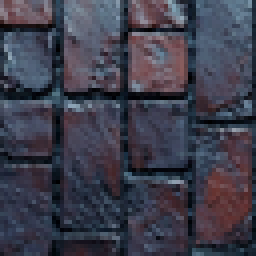
#> input picture Art/tilesets/urban_night/ground/brick_paving/brick_wet_a.png, 64 x 64 px (shown 4 times larger)
$ python prepare_centered_fog_review.py --source ../Art/tilesets/urban_night/ground/brick_paving/brick_wet_a.png --out-dir out
#> lines starting #> are read from the running program, lines starting #| are printed output that depends on the picture; after the words box and inside, x2 and y2 are one past the last pixel; in counts of white or black regions, pixels touching at a corner belong together
#> in main, source is the input picture: PIL image 64x64 RGB; mean R, G, B 62.4, 62.5, 76.6
#!/usr/bin/env python3

import argparse
import json
from pathlib import Path

from PIL import Image, ImageStat


def transparent_master(source):
    rgba = source.convert("RGBA")
    pixels = []
    for red, green, blue, original_alpha in rgba.getdata():
        excess = green - max(red, blue)
        alpha = original_alpha
        if green > 110 and excess > 35:
            alpha = round(original_alpha * max(0.0, 1.0 - (excess - 35) / 65.0))
            if alpha > 0:
                green = min(green, max(red, blue))
        pixels.append((red, green, blue, alpha) if alpha else (0, 0, 0, 0))
#> this loop made 4096 passes
#> (red, green, blue, excess) on passes 1 to 3: (120, 106, 119, -14), (104, 71, 75, -33), (107, 72, 76, -35)
#> after the loop, pixels = 4096 items, first 6: (120, 106, 119, 255), (104, 71, 75, 255), (107, 72, 76, 255), (128, 108, 116, 255), (134, 126, 134, 255), (134, 120, 130, 255)
    rgba.putdata(pixels)
    return rgba


def padded_image(image, size, padding):
#> called with size = 1024, padding = 64
    canvas = Image.new("RGBA", (size, size))
#> canvas: PIL image 1024x1024 RGBA; every value is 0
    inner = image.resize((size - 2 * padding, size - 2 * padding), Image.Resampling.LANCZOS)
    canvas.paste(inner, (padding, padding))
#> in padded_image (call 2), `canvas = Image.new("RGBA", (size, size))`: canvas: PIL image 64x64 RGBA; every value is 0
    return canvas


def repeat_tile(tile, count):
#> called with count = 4
    result = Image.new("RGBA", (tile.width * count, tile.height * count))
#> result: PIL image 256x256 RGBA; every value is 0
    for row in range(count):
        for column in range(count):
            result.paste(tile, (column * tile.width, row * tile.height))
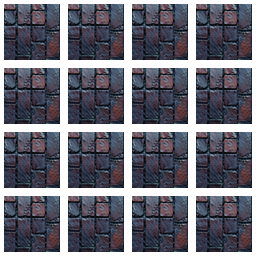
#> result: PIL image 256x256 RGBA; mean R, G, B, A 47.8, 47.9, 58.7, 195.2; transparent parts drawn white
    return result


def main():
    parser = argparse.ArgumentParser()
    parser.add_argument("--source", type=Path, required=True)
    parser.add_argument("--out-dir", type=Path, required=True)
    parser.add_argument("--suffix", default="09")
    args = parser.parse_args()
    args.out_dir.mkdir(parents=True, exist_ok=True)
    suffix = args.suffix
    source = Image.open(args.source)
    extracted = transparent_master(source)
    master = padded_image(extracted, 1024, 64)
    tile = padded_image(extracted, 64, 4)
    master.save(args.out_dir / f"fog_centered_alpha_master_{suffix}.png")
    tile.save(args.out_dir / f"fog_centered_64_{suffix}.png")
    repeated = repeat_tile(tile, 4)
    repeated.save(args.out_dir / f"fog_centered_grid_4x4_{suffix}.png")
    checker = Image.new("RGBA", (512, 512))
#> checker: PIL image 512x512 RGBA; every value is 0
    for row in range(512):
        for column in range(512):
            shade = 75 if (row // 32 + column // 32) % 2 else 130
            checker.putpixel((column, row), (shade, shade, shade, 255))
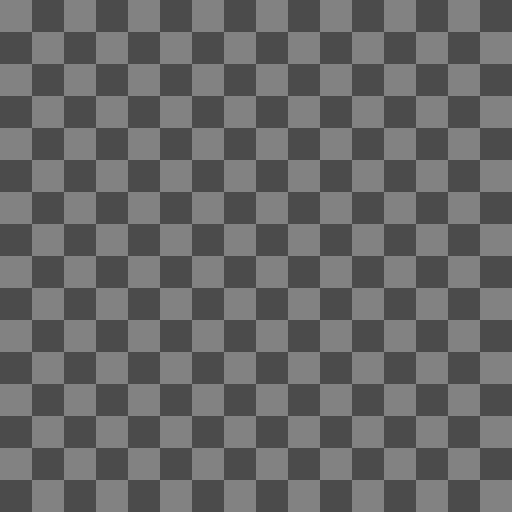
#> checker: PIL image 512x512 RGBA; mean R, G, B, A 102.5, 102.5, 102.5, 255
    Image.alpha_composite(
        checker, repeated.resize((512, 512), Image.Resampling.NEAREST)
    ).save(args.out_dir / f"preview_checker_{suffix}.png")
    ground_dir = Path(__file__).resolve().parents[1] / "Art/tilesets/urban_night/ground"
    tiles = [
        Image.open(ground_dir / "brick_paving/brick_wet_a.png").convert("RGBA"),
        Image.open(ground_dir / "asphalt/asphalt_wet_a.png").convert("RGBA"),
    ]
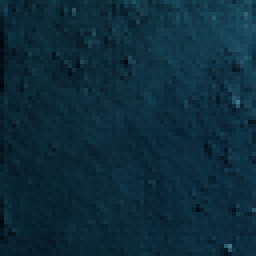
#> input picture Art/tilesets/urban_night/ground/asphalt/asphalt_wet_a.png, 64 x 64 px (shown 4 times larger)
    ground = Image.new("RGBA", (512, 512))
    for row in range(8):
        for column in range(8):
            ground.paste(tiles[0 if 2 <= column <= 4 else 1], (column * 64, row * 64))
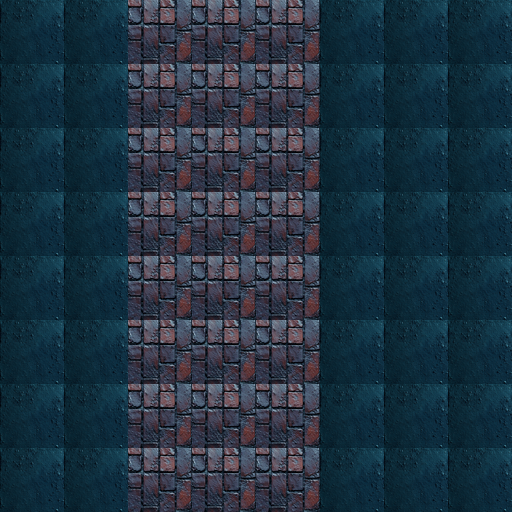
#> ground: PIL image 512x512 RGBA; mean R, G, B, A 31.8, 50.9, 65.6, 255
    covered = Image.alpha_composite(ground, repeat_tile(tile, 8))
#> call 2 of repeat_tile, with count = 8
#> after the loop in repeat_tile (call 2), `for row in range(count):`:
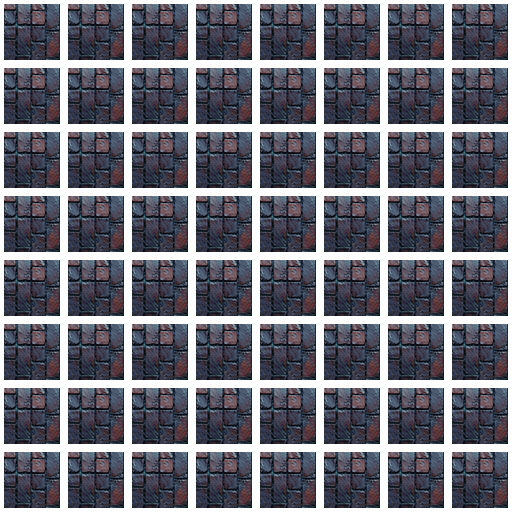
#> result: PIL image 512x512 RGBA; mean R, G, B, A 47.8, 47.9, 58.7, 195.2; transparent parts drawn white
    comparison = Image.new("RGBA", (1024, 512))
#> comparison: PIL image 1024x512 RGBA; every value is 0
    comparison.paste(ground, (0, 0))
    comparison.paste(covered, (512, 0))
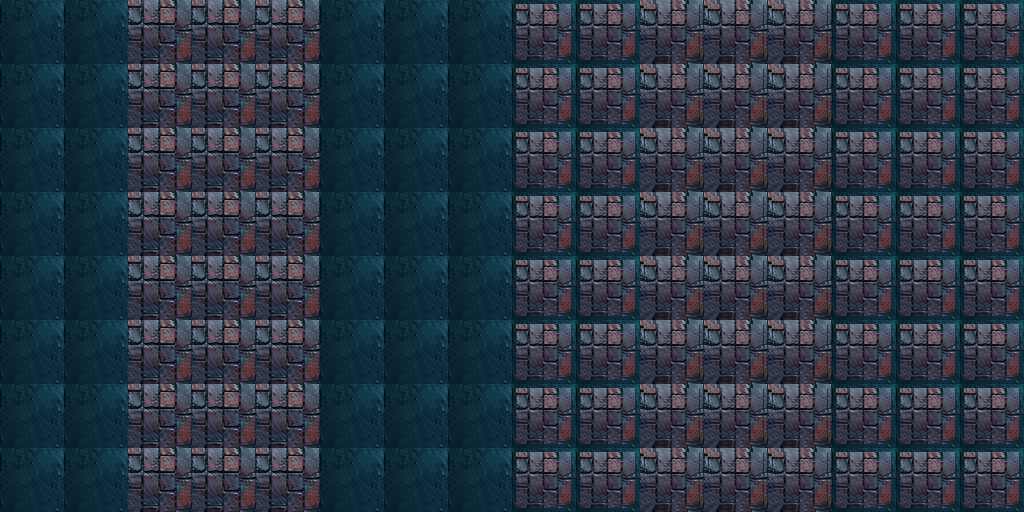
#> comparison: PIL image 1024x512 RGBA; mean R, G, B, A 43.5, 55.5, 69.9, 255
    comparison.save(args.out_dir / f"preview_ground_before_after_{suffix}.png")
    alpha = tile.getchannel("A")
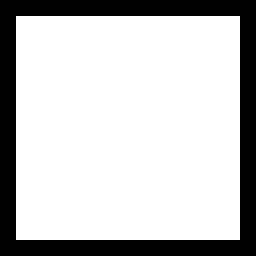
#> alpha: PIL image 64x64 L (shown 4 times larger); 76.6% white; 1 black region, box (x1, y1, x2, y2) and area: (0, 0, 64, 64) 960
    for edge in [
        (0, 0, 64, 4), (0, 60, 64, 64), (0, 0, 4, 64), (60, 0, 64, 64)
    ]:
        assert alpha.crop(edge).getextrema() == (0, 0)
    metadata = {
        "provider": "MiniMax image-01",
        "source_size": list(source.size),
        "source_format": source.format,
        "alpha_master_size": list(master.size),
        "runtime_size": list(tile.size),
        "guaranteed_transparent_border_pixels": 4,
        "alpha_range": list(alpha.getextrema()),
        "alpha_mean": ImageStat.Stat(alpha).mean[0],
        "nontransparent_bbox": alpha.getbbox(),
        "processing": "green-key alpha extraction; preserve source colors; no crop; scale into padded transparent canvas",
        "review": "All outputs delivered without model visual scoring, filtering or selection.",
    }
    (args.out_dir / f"technical_metadata_{suffix}.json").write_text(
        json.dumps(metadata, indent=2) + "\n", encoding="utf-8"
    )
    print(json.dumps(metadata, indent=2))
#> (printed output is left out)


if __name__ == "__main__":
    main()
